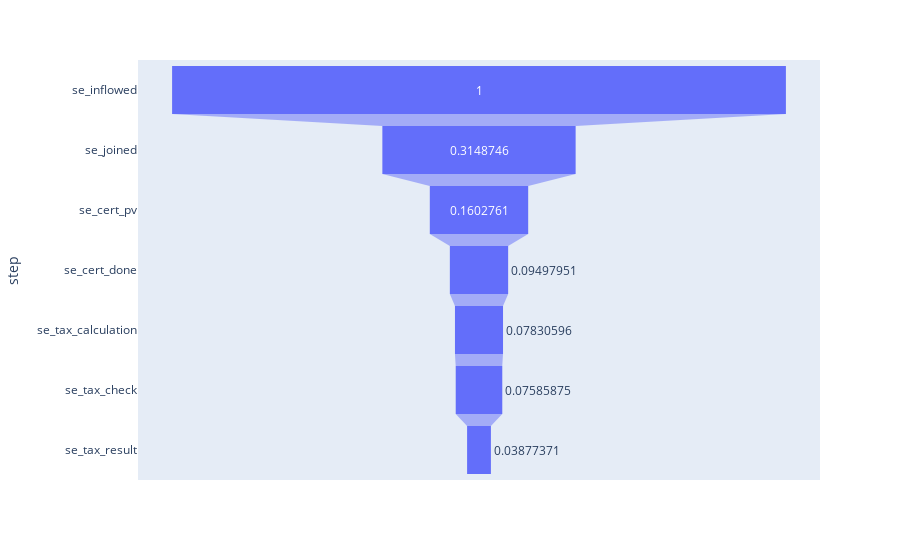

The notebook cell saved with this chart:
### Code cell
fig = px.funnel(
    data_frame = df_signup_raw_v1,
    y = 'step',
    x = 'stacked_conversion'
)

fig.show()

### Figure 1 — Plotly figure (JSON) as saved in the notebook; plotly's stock layout.template omitted (floating-point values rounded to 4 significant figures)
{"data": [{"hovertemplate": "stacked_conversion=%{x}<br>step=%{y}<extra></extra>", "legendgroup": "", "marker": {"color": "#636efa"}, "name": "", "orientation": "h", "showlegend": false, "type": "funnel", "x": [1, 0.3149, 0.1603, 0.09498, 0.07831, 0.07586, 0.03877], "xaxis": "x", "y": ["se_inflowed", "se_joined", "se_cert_pv", "se_cert_done", "se_tax_calculation", "se_tax_check", "se_tax_result"], "yaxis": "y"}], "layout": {"legend": {"tracegroupgap": 0}, "margin": {"t": 60}, "xaxis": {"anchor": "y", "domain": [0, 1], "title": {"text": "stacked_conversion"}}, "yaxis": {"anchor": "x", "domain": [0, 1], "title": {"text": "step"}}}}
